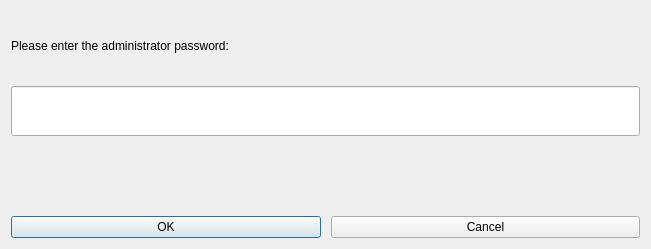
<?xml version="1.0" encoding="UTF-8"?>
<ui version="4.0">
 <class>Dialog</class>
 <widget class="QDialog" name="Dialog">
  <property name="geometry">
   <rect>
    <x>0</x>
    <y>0</y>
    <width>651</width>
    <height>249</height>
   </rect>
  </property>
  <property name="windowTitle">
   <string>Password</string>
  </property>
  <layout class="QGridLayout" name="gridLayout_2">
   <item row="0" column="0">
    <layout class="QVBoxLayout" name="verticalLayout" stretch="2,2,2,2">
     <item>
      <widget class="QLabel" name="main_label">
       <property name="text">
        <string>Please enter the administrator password:</string>
       </property>
      </widget>
     </item>
     <item>
      <widget class="QLineEdit" name="passEdit">
       <property name="minimumSize">
        <size>
         <width>0</width>
         <height>50</height>
        </size>
       </property>
      </widget>
     </item>
     <item>
      <widget class="QLabel" name="remind_label">
       <property name="text">
        <string/>
       </property>
      </widget>
     </item>
     <item>
      <layout class="QHBoxLayout" name="horizontalLayout">
       <property name="spacing">
        <number>10</number>
       </property>
       <item>
        <widget class="QPushButton" name="btn_ok">
         <property name="text">
          <string>OK</string>
         </property>
        </widget>
       </item>
       <item>
        <widget class="QPushButton" name="btn_cancel">
         <property name="text">
          <string>Cancel</string>
         </property>
        </widget>
       </item>
      </layout>
     </item>
    </layout>
   </item>
  </layout>
 </widget>
 <resources/>
 <connections>
  <connection>
   <sender>btn_ok</sender>
   <signal>clicked()</signal>
   <receiver>Dialog</receiver>
   <slot>next()</slot>
   <hints>
    <hint type="sourcelabel">
     <x>180</x>
     <y>214</y>
    </hint>
    <hint type="destinationlabel">
     <x>176</x>
     <y>311</y>
    </hint>
   </hints>
  </connection>
  <connection>
   <sender>btn_cancel</sender>
   <signal>clicked()</signal>
   <receiver>Dialog</receiver>
   <slot>cancel()</slot>
   <hints>
    <hint type="sourcelabel">
     <x>528</x>
     <y>212</y>
    </hint>
    <hint type="destinationlabel">
     <x>509</x>
     <y>350</y>
    </hint>
   </hints>
  </connection>
 </connections>
 <slots>
  <slot>next()</slot>
  <slot>cancel()</slot>
 </slots>
</ui>
